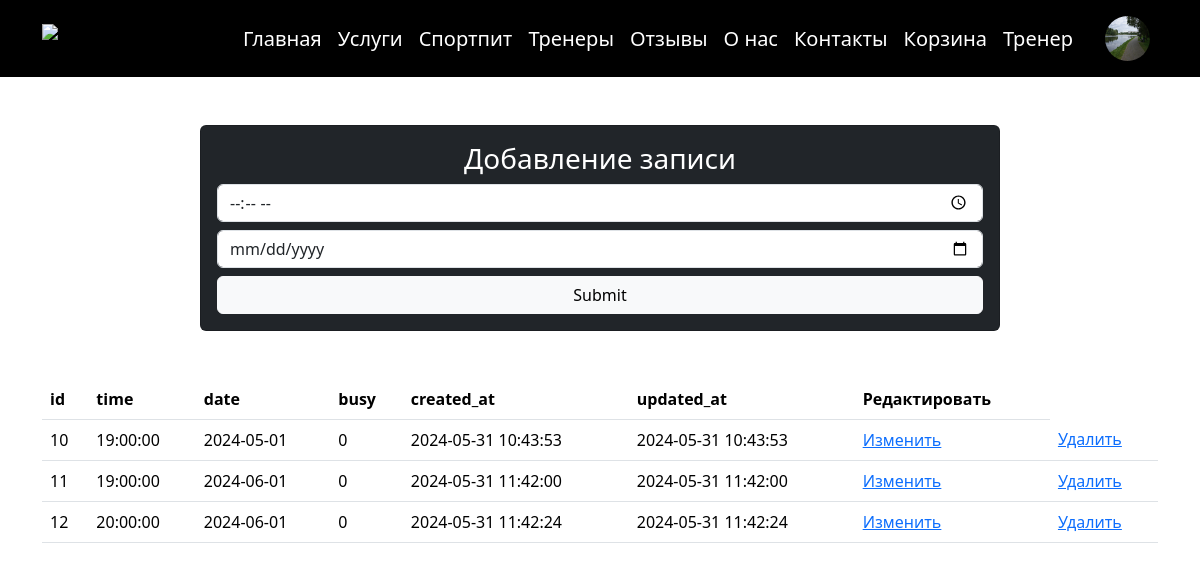
The page /trainer/add_record.php (signed in) on the database its author committed.
### tables this page shows
CREATE TABLE `users` (
  `id` int NOT NULL,
  `role` int NOT NULL DEFAULT '0',
  `name` varchar(255) NOT NULL,
  `surname` varchar(255) NOT NULL,
  `middle_name` varchar(255) NOT NULL,
  `phone` int NOT NULL,
  `password` varchar(255) NOT NULL,
  `birthday` datetime NOT NULL,
  `avatar` varchar(255) NOT NULL DEFAULT 'user.png',
  `address` varchar(255) NOT NULL,
  `created_at` timestamp NOT NULL DEFAULT CURRENT_TIMESTAMP,
  `updated_at` timestamp NOT NULL DEFAULT CURRENT_TIMESTAMP
);

CREATE TABLE `record` (
  `id` int NOT NULL,
  `time` time NOT NULL,
  `date` date NOT NULL,
  `busy` int NOT NULL DEFAULT '0',
  `user_id` int DEFAULT NULL,
  `id_trainer` int NOT NULL,
  `created_at` timestamp NOT NULL DEFAULT CURRENT_TIMESTAMP,
  `updated_at` timestamp NOT NULL DEFAULT CURRENT_TIMESTAMP
);

### trainer/add_record.php (the view, shortened to what this page needs)
<?php
include_once '../controllers/connect.php';
require_once '../content/header.php';
$record = $connect->query("SELECT * FROM record WHERE busy = 0 AND id_trainer = $user[id]")->fetch_all(MYSQLI_ASSOC);
?>
    <section class="py-5">
        <div class="container">
            <div class="card text-bg-dark mx-auto p-3" style="max-width: 800px">
                <h3 class="d-flex justify-content-center">Добавление записи</h3>
                <form action="/trainer/controllers/add_record.php" class=" d-flex flex-column gap-2" method="post" enctype="multipart/form-data">
                    <input  type="time" name="time" placeholder="Время" class="form-control">
                    <input type="date" name="date" placeholder="Дата" class="form-control">
                    <input type="submit" class="btn btn-light" name="add_record">
                </form>
            </div>
        </div>
    </section>
    <section class="container">
        <table class="table">
            <thead>
            <tr>
                <th>id</th>
                <th>time</th>
                <th>date</th>
                <th>busy</th>
                <th>created_at</th>
                <th>updated_at</th>
                <th>Редактировать</th>
            </tr>
            </thead>
            <tbody>
            <?php foreach ($record as $item):?>
                <tr>
                    <td><?=$item["id"]?></td>
                    <td><?=$item["time"]?></td>
                    <td><?=$item["date"]?></td>
                    <td><?=$item["busy"]?></td>
                    <td><?=$item["created_at"]?></td>
                    <td><?=$item["updated_at"]?></td>
                    <td><a href="/trainer/update_record.php?record_id=<?=$item["id"]?>">Изменить</a></td>
                    <td><a href="/trainer/controllers/del.php?record_id=<?=$item["id"]?>">Удалить</a></td>
                </tr>
            <?php endforeach;?>
            </tbody>
        </table>
    </section>

### content/header.php (shortened to what this page needs)
<?php
global $connect;
if (isset($_SESSION['user_id'])) $user = $connect->query("select * from users where id='$_SESSION[user_id]'")->fetch_array();
?>
<!doctype html>
<html lang="en">
<head>
    <link href="https://cdn.jsdelivr.net/npm/bootstrap@5.3.3/dist/css/bootstrap.min.css" rel="stylesheet">
</head>
<body>
<header>
    <nav class="navbar navbar-expand bg-black">
        <div class="container">
            <a class="navbar-brand" href="/index.php">
                <img src="../assets/pictures/logo.php" alt="LOGO"  height="65">
            </a>
			<div class="justify-content-end fs-5 collapse navbar-collapse" >
				<ul class="navbar-nav menu-desktop" style="align-items: center">
					<li class="nav-item"><a href="/" class="nav-link text-white">Главная</a></li>
					<li class="nav-item"><a class="nav-link text-white link-hover-class" href="/services/index.php">Услуги</a></li>
					<li class="nav-item"><a class="nav-link text-white link-hover-class" href="/product/index.php">Спортпит</a></li>
					<li class="nav-item"><a class="nav-link text-white link-hover-class" href="/trainers/index.php">Тренеры</a></li>
					<li class="nav-item"><a class="nav-link text-white link-hover-class" href="/product/index.php">Отзывы</a></li>
					<li class="nav-item"><a class="nav-link text-white link-hover-class" href="/product/index.php">О нас</a></li>
					<li class="nav-item"><a class="nav-link text-white link-hover-class" href="/product/index.php">Контакты</a></li>
                  <?php if(isset($_SESSION['user_id'])):?>
					<li class="nav-item"><a href="/basket/index.php" class="nav-link text-white link-hover-class">Корзина</a></li>
                  <?php endif;?>
				  <?php if (isset($user) and $user['role'] == 2):?>
					  <li class="nav-item"><a href="/trainer/index.php" class="nav-link text-white link-hover-class">Тренер</a></li>
                  <?php endif;?>
                  <?php if(isset($_SESSION['user_id'])):?>
					  <li class="nav-item">
						  <a href="/profile.php" class="nav-link text-white d-flex gap-3 link-hover-class" style="align-items: center">
							  <img class="rounded-circle"  src="<?php if (isset($user['avatar'])) echo  "../assets/pictures/$user[avatar]";
                              else echo "../assets/pictures/user.png"
                              ?>" alt="" height="45" width="45">
						  </a>
					  </li>
                  <?php endif;?>
				</ul>
			</div>
		  </div>
    </nav>
</header>

### rows shown on the page
users: avatar (picture)
record: id "10", time "19:00:00", date "2024-05-01", busy "0", created_at "2024-05-31 10:43:53", updated_at "2024-05-31 10:43:53"
record: id "11", time "19:00:00", date "2024-06-01", busy "0", created_at "2024-05-31 11:42:00", updated_at "2024-05-31 11:42:00"
record: id "12", time "20:00:00", date "2024-06-01", busy "0", created_at "2024-05-31 11:42:24", updated_at "2024-05-31 11:42:24"
